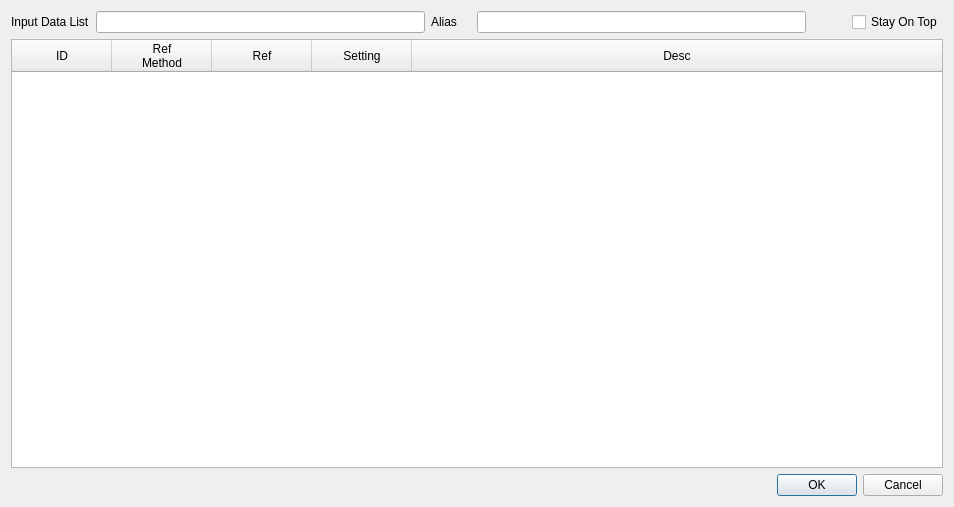
<?xml version="1.0" encoding="UTF-8"?>
<ui version="4.0">
 <class>Dialog</class>
 <widget class="QDialog" name="Dialog">
  <property name="geometry">
   <rect>
    <x>0</x>
    <y>0</y>
    <width>954</width>
    <height>507</height>
   </rect>
  </property>
  <property name="windowTitle">
   <string>Dialog</string>
  </property>
  <property name="windowIcon">
   <iconset>
    <normaloff>:/simulation/data_transfer.png</normaloff>:/simulation/data_transfer.png</iconset>
  </property>
  <layout class="QGridLayout" name="gridLayout_3">
   <item row="0" column="0">
    <layout class="QGridLayout" name="gridLayout_2">
     <item row="0" column="0">
      <layout class="QGridLayout" name="gridLayout">
       <item row="0" column="3">
        <widget class="QLineEdit" name="edt_inputDataAlias">
         <property name="text">
          <string/>
         </property>
         <property name="readOnly">
          <bool>true</bool>
         </property>
        </widget>
       </item>
       <item row="0" column="1">
        <widget class="QLineEdit" name="edt_inputDataId">
         <property name="readOnly">
          <bool>true</bool>
         </property>
        </widget>
       </item>
       <item row="0" column="0">
        <widget class="QLabel" name="label_3">
         <property name="minimumSize">
          <size>
           <width>60</width>
           <height>0</height>
          </size>
         </property>
         <property name="text">
          <string>Input Data List</string>
         </property>
        </widget>
       </item>
       <item row="0" column="2">
        <widget class="QLabel" name="label_2">
         <property name="minimumSize">
          <size>
           <width>40</width>
           <height>0</height>
          </size>
         </property>
         <property name="text">
          <string>Alias</string>
         </property>
        </widget>
       </item>
       <item row="0" column="4">
        <spacer name="horizontalSpacer_2">
         <property name="orientation">
          <enum>Qt::Horizontal</enum>
         </property>
         <property name="sizeType">
          <enum>QSizePolicy::Fixed</enum>
         </property>
         <property name="sizeHint" stdset="0">
          <size>
           <width>40</width>
           <height>20</height>
          </size>
         </property>
        </spacer>
       </item>
       <item row="0" column="5">
        <widget class="QCheckBox" name="chk_stayOnTop">
         <property name="toolTip">
          <string>항상 위에</string>
         </property>
         <property name="text">
          <string>Stay On Top</string>
         </property>
        </widget>
       </item>
      </layout>
     </item>
     <item row="1" column="0">
      <widget class="QTableWidget" name="tw_inputDataInfo">
       <property name="contextMenuPolicy">
        <enum>Qt::CustomContextMenu</enum>
       </property>
       <property name="editTriggers">
        <set>QAbstractItemView::DoubleClicked</set>
       </property>
       <property name="selectionBehavior">
        <enum>QAbstractItemView::SelectRows</enum>
       </property>
       <attribute name="horizontalHeaderHighlightSections">
        <bool>false</bool>
       </attribute>
       <attribute name="horizontalHeaderStretchLastSection">
        <bool>true</bool>
       </attribute>
       <column>
        <property name="text">
         <string>ID</string>
        </property>
       </column>
       <column>
        <property name="text">
         <string>Ref
Method</string>
        </property>
       </column>
       <column>
        <property name="text">
         <string>Ref</string>
        </property>
       </column>
       <column>
        <property name="text">
         <string>Setting</string>
        </property>
       </column>
       <column>
        <property name="text">
         <string>Desc</string>
        </property>
       </column>
      </widget>
     </item>
    </layout>
   </item>
   <item row="1" column="0">
    <widget class="QDialogButtonBox" name="buttonBox">
     <property name="orientation">
      <enum>Qt::Horizontal</enum>
     </property>
     <property name="standardButtons">
      <set>QDialogButtonBox::Cancel|QDialogButtonBox::Ok</set>
     </property>
    </widget>
   </item>
  </layout>
 </widget>
 <resources>
  <include location="icon/res.qrc"/>
 </resources>
 <connections>
  <connection>
   <sender>buttonBox</sender>
   <signal>accepted()</signal>
   <receiver>Dialog</receiver>
   <slot>accept()</slot>
   <hints>
    <hint type="sourcelabel">
     <x>248</x>
     <y>254</y>
    </hint>
    <hint type="destinationlabel">
     <x>157</x>
     <y>274</y>
    </hint>
   </hints>
  </connection>
  <connection>
   <sender>buttonBox</sender>
   <signal>rejected()</signal>
   <receiver>Dialog</receiver>
   <slot>reject()</slot>
   <hints>
    <hint type="sourcelabel">
     <x>316</x>
     <y>260</y>
    </hint>
    <hint type="destinationlabel">
     <x>286</x>
     <y>274</y>
    </hint>
   </hints>
  </connection>
 </connections>
</ui>
